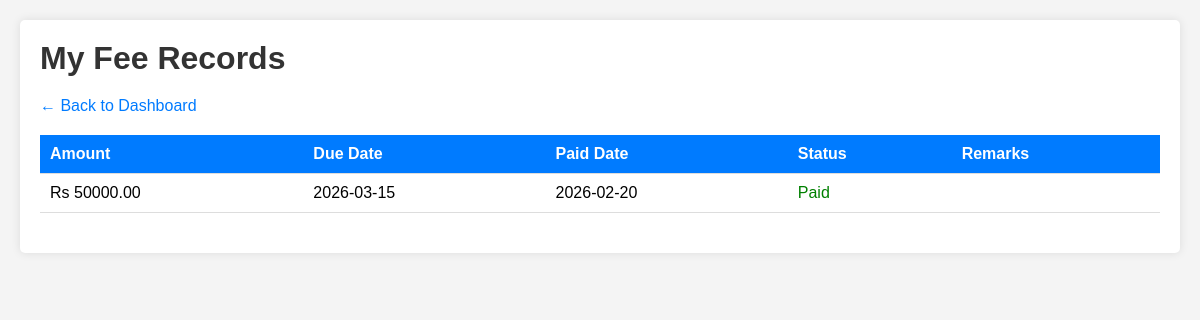
/student/fees.php (signed in), run on the app's committed database.
### tables this page shows
CREATE TABLE `fees` (
  `id` int(11) NOT NULL,
  `student_id` int(11) NOT NULL,
  `amount` decimal(10,2) NOT NULL,
  `due_date` date NOT NULL,
  `paid_date` date DEFAULT NULL,
  `status` enum('paid','pending') DEFAULT 'pending',
  `remarks` text DEFAULT NULL
);

### student/fees.php (the view, shortened to what this page needs)
<?php
include '../config.php';
$student_id = $_SESSION['student_id'];
$sql = "SELECT * FROM fees WHERE student_id = $student_id ORDER BY due_date DESC";
$result = mysqli_query($conn, $sql);
?>
<!DOCTYPE html>
<html>
<head>
    <link rel="stylesheet" href="../css/style.css">
</head>
<body>
    <div class="container">
        <h1>My Fee Records</h1>
        <p><a href="dashboard.php">← Back to Dashboard</a></p>
        <?php if (mysqli_num_rows($result) > 0): ?>
            <table>
                <tr>
                    <th>Amount</th>
                    <th>Due Date</th>
                    <th>Paid Date</th>
                    <th>Status</th>
                    <th>Remarks</th>
                </tr>
                <?php while ($row = mysqli_fetch_assoc($result)): ?>
                <tr>
                    <td>Rs <?php echo $row['amount']; ?></td>
                    <td><?php echo $row['due_date']; ?></td>
                    <td><?php echo $row['paid_date'] ?? '-'; ?></td>
                    <td>
                        <?php if ($row['status'] == 'paid'): ?>
                            <span style="color:green;">Paid</span>
                        <?php else: ?>
                            <span style="color:red;">Pending</span>
                        <?php endif; ?>
                    </td>
                    <td><?php echo $row['remarks'] ?? '-'; ?></td>
                </tr>
                <?php endwhile; ?>
            </table>
        <?php else: ?>
            <p>No fee records found.</p>
        <?php endif; ?>
    </div>
</body>
</html>

### css/style.css (style rules this page uses)
* { margin: 0; padding: 0; box-sizing: border-box; }
body { font-family: Arial, sans-serif; background: #f4f4f4; padding: 20px; }
.container { max-width: 1200px; margin: 0 auto; background: white; padding: 20px; border-radius: 5px; box-shadow: 0 0 10px rgba(0,0,0,0.1); }
h1, h2, h3 { color: #333; margin-bottom: 20px; }
table { width: 100%; border-collapse: collapse; margin: 20px 0; }
th, td { padding: 10px; text-align: left; border-bottom: 1px solid #ddd; }
th { background: #007bff; color: white; }
a { color: #007bff; text-decoration: none; }

### data on the page
fees: amount "50000.00", due_date "2026-03-15", paid_date "2026-02-20", status "Paid"
